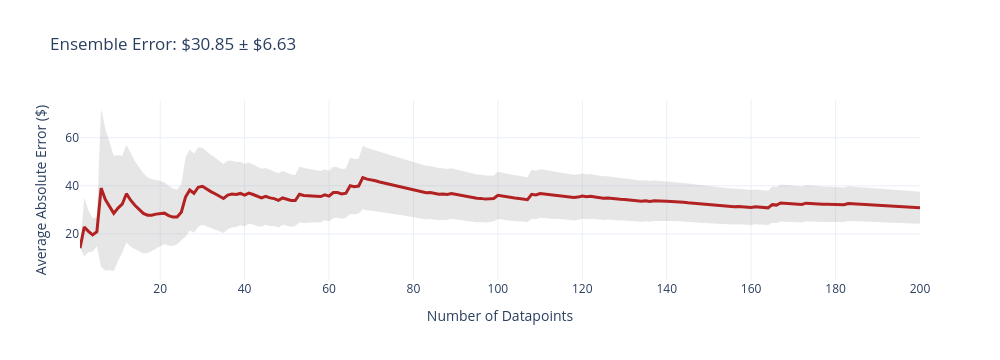
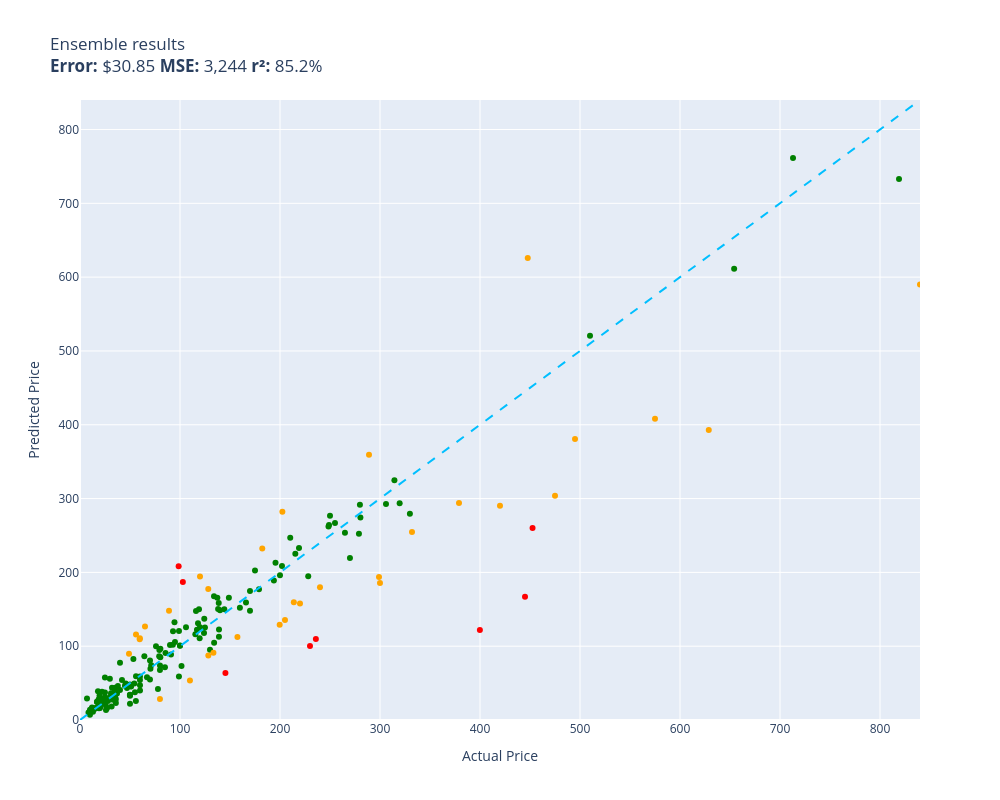

Notebook code cell kept with these figures, in order:
### Code cell
evaluate(ensemble, test)

### Figure 1 — Plotly figure (JSON) as saved in the notebook; plotly's stock layout.template omitted (floating-point values rounded to 4 significant figures; data arrays with more than 128 entries replaced by an {"elided": "..."} marker saying what was removed)
{"data": [{"fill": "toself", "fillcolor": "rgba(128,128,128,0.2)", "hoverinfo": "skip", "line": {"color": "rgba(255,255,255,0)"}, "name": "95% CI", "showlegend": false, "type": "scatter", "x": {"elided": "400 int values"}, "y": {"elided": "400 float values"}}, {"customdata": {"elided": "200x1 float values"}, "hovertemplate": "n=%{x}<br>Avg Error=$%{y:,.2f}<br>±95% CI=$%{customdata[0]:,.2f}<extra></extra>", "line": {"color": "firebrick", "width": 3}, "mode": "lines", "name": "Cumulative Avg Error", "type": "scatter", "x": {"elided": "200 int values"}, "y": {"elided": "200 float values"}}], "layout": {"height": 360, "showlegend": false, "title": {"text": "Ensemble Error: $30.85 ± $6.63"}, "width": 1000, "xaxis": {"title": {"text": "Number of Datapoints"}}, "yaxis": {"title": {"text": "Average Absolute Error ($)"}}}}

### Figure 2 — Plotly figure (JSON) as saved in the notebook; plotly's stock layout.template omitted (floating-point values rounded to 4 significant figures; data arrays with more than 128 entries replaced by an {"elided": "..."} marker saying what was removed)
{"data": [{"customdata": {"elided": "160x1 str values"}, "hovertemplate": "%{customdata[0]}<extra></extra>", "legendgroup": "green", "marker": {"color": "green", "size": 6, "symbol": "circle"}, "mode": "markers", "name": "green", "orientation": "v", "showlegend": true, "type": "scatter", "x": {"elided": "160 float values"}, "xaxis": "x", "y": {"elided": "160 float values"}, "yaxis": "y"}, {"customdata": [["RBC12-UPC Replacement Battery Cartridge ...\nGuess=$100.19 Actual=$229.99"], ["DEWALT 20V MAX* XR Impact Driver with Bl...\nGuess=$260.20 Actual=$452.53"], ["Aolemi Oil Rubbed Bronze Single Function...\nGuess=$208.35 Actual=$98.65"], ["Wenger City Upgrade Laptop Backpack with...\nGuess=$63.57 Actual=$145.42"], ["Sumerain S1339CM Double Handle Widesprea...\nGuess=$109.60 Actual=$235.86"], ["Lighted Triangle Mirror Cabinet Bathroom...\nGuess=$166.90 Actual=$445.00"], ["Canon Sure Shot 90u 35mm Date Camera\nGuess=$121.96 Actual=$399.89"], ["GENUINE VOLVO THERMOSTAT (3.0, 3.2) S60 ...\nGuess=$186.83 Actual=$102.85"]], "hovertemplate": "%{customdata[0]}<extra></extra>", "legendgroup": "red", "marker": {"color": "red", "size": 6, "symbol": "circle"}, "mode": "markers", "name": "red", "orientation": "v", "showlegend": true, "type": "scatter", "x": [230.0, 452.5, 98.65, 145.4, 235.9, 445.0, 399.9, 102.8], "xaxis": "x", "y": [100.2, 260.2, 208.4, 63.57, 109.6, 166.9, 122.0, 186.8], "yaxis": "y"}, {"customdata": [["Metabo HPT 36V MultiVolt™ Cordless Rotar...\nGuess=$294.08 Actual=$379.00"], ["Bam Trekking 3027SB Single Black Clarine...\nGuess=$254.57 Actual=$332.00"], ["Mini PC, Kinupute Desktop Computer E3-12...\nGuess=$380.71 Actual=$495.00"], ["Clementoni 39132.5 Jigsaw Puzzle 1,000 P...\nGuess=$28.33 Actual=$79.95"], ["Evergreen HSHB2005 Cylinder Head Gasket ...\nGuess=$109.56 Actual=$59.69"], ["Travelpro Platinum Elite Slim Business L...\nGuess=$159.43 Actual=$213.83"], ["JRready ST6313 DT Deutsch Connector Kit,...\nGuess=$128.88 Actual=$199.68"], ["Dakota Alert MURS Alert Probe Sensor - M...\nGuess=$157.84 Actual=$219.99"], ["KOHLER 18865-CP Filtered Water Faucet, P...\nGuess=$303.93 Actual=$475.00"], ["Evan-Fischer Front Bumper Cover Compatib...\nGuess=$281.98 Actual=$202.38"], ["Western Digital Enterprise RE4-GP 2TB SA...\nGuess=$53.50 Actual=$109.95"], ["Poison Spyder 10-08-020 Rocker Knocker\nGuess=$392.97 Actual=$628.76"], ["VLAND LED Smoked Taillights Compatible F...\nGuess=$179.87 Actual=$239.99"], ["ANZO USA 111207 GMC SIERRA 99-06 / YUKON...\nGuess=$232.48 Actual=$182.28"], ["EMART Photography C Stand with Boom Arm,...\nGuess=$194.55 Actual=$119.99"], ["Grey Pneumatic 1311SD Impact Socket Set\nGuess=$112.60 Actual=$157.43"], ["Walker Exhaust Ultra EPA 16478 Direct Fi...\nGuess=$408.01 Actual=$574.99"], ["Mikrotik RB3011UIAS-RM RouterBOARD 10xGi...\nGuess=$193.71 Actual=$299.00"], ["DuraGo 29515020 Front Hub Assembly\nGuess=$87.52 Actual=$128.34"], ["Linkloos Solar Street Lights Outdoor Wat...\nGuess=$115.87 Actual=$55.99"], ["CradlePoint Compact Broadband Router (CB...\nGuess=$147.93 Actual=$89.00"], ["Hp Pavilion P7-1257c Motherboard Aahd3-h...\nGuess=$110.62 Actual=$59.86"], ["UPR Mach 1 Chin Spoiler Fits 94-98 Musta...\nGuess=$126.76 Actual=$64.99"], ["SP Air Corporation SP-8102BU 1/4-Inch He...\nGuess=$135.44 Actual=$204.99"], ["ROHL WSGUM3018WH Wire Sink Grids, White\nGuess=$177.62 Actual=$128.28"], ["A-Premium Front Suspension Steering Knuc...\nGuess=$89.60 Actual=$48.99"], ["Audio Techinca ATW-T1002 System 10 Handh...\nGuess=$359.40 Actual=$289.00"], ["Dell XPS 13 9343-2727SLV 13.3\" Full HD S...\nGuess=$589.99 Actual=$839.99"], ["Steering Wheel, Carbon Fiber Automotive ...\nGuess=$625.85 Actual=$447.74"], ["Pacific Drums PDCM1618TTRB 16 x 18 Inche...\nGuess=$290.19 Actual=$419.99"], ["HP Laserjet 2100 Laser Printer W/Test Pr...\nGuess=$185.75 Actual=$299.98"], ["Targus CityGear Durable Backpack, Black,...\nGuess=$91.01 Actual=$133.43"]], "hovertemplate": "%{customdata[0]}<extra></extra>", "legendgroup": "orange", "marker": {"color": "orange", "size": 6, "symbol": "circle"}, "mode": "markers", "name": "orange", "orientation": "v", "showlegend": true, "type": "scatter", "x": [379.0, 332.0, 495.0, 79.95, 59.69, 213.8, 199.7, 220.0, 475.0, 202.4, 110.0, 628.8, 240.0, 182.3, 120.0, 157.4, 575.0, 299.0, 128.3, 55.99, 89.0, 59.86, 64.99, 205.0, 128.3, 48.99, 289.0, 840.0, 447.7, 420.0, 300.0, 133.4], "xaxis": "x", "y": [294.1, 254.6, 380.7, 28.33, 109.6, 159.4, 128.9, 157.8, 303.9, 282.0, 53.5, 393.0, 179.9, 232.5, 194.6, 112.6, 408.0, 193.7, 87.52, 115.9, 147.9, 110.6, 126.8, 135.4, 177.6, 89.6, 359.4, 590.0, 625.8, 290.2, 185.8, 91.01], "yaxis": "y"}, {"hoverinfo": "skip", "line": {"color": "deepskyblue", "dash": "dash", "width": 2}, "mode": "lines", "name": "y = x", "showlegend": false, "type": "scatter", "x": [0, 840.0], "y": [0, 840.0]}], "layout": {"height": 800, "legend": {"title": {"text": "color"}, "tracegroupgap": 0}, "showlegend": false, "title": {"text": "Ensemble results<br><b>Error:</b> $30.85 <b>MSE:</b> 3,244 <b>r²:</b> 85.2%"}, "width": 1000, "xaxis": {"anchor": "y", "domain": [0, 1], "range": [0, 840.0], "title": {"text": "Actual Price"}}, "yaxis": {"anchor": "x", "domain": [0, 1], "range": [0, 840.0], "title": {"text": "Predicted Price"}}}}
